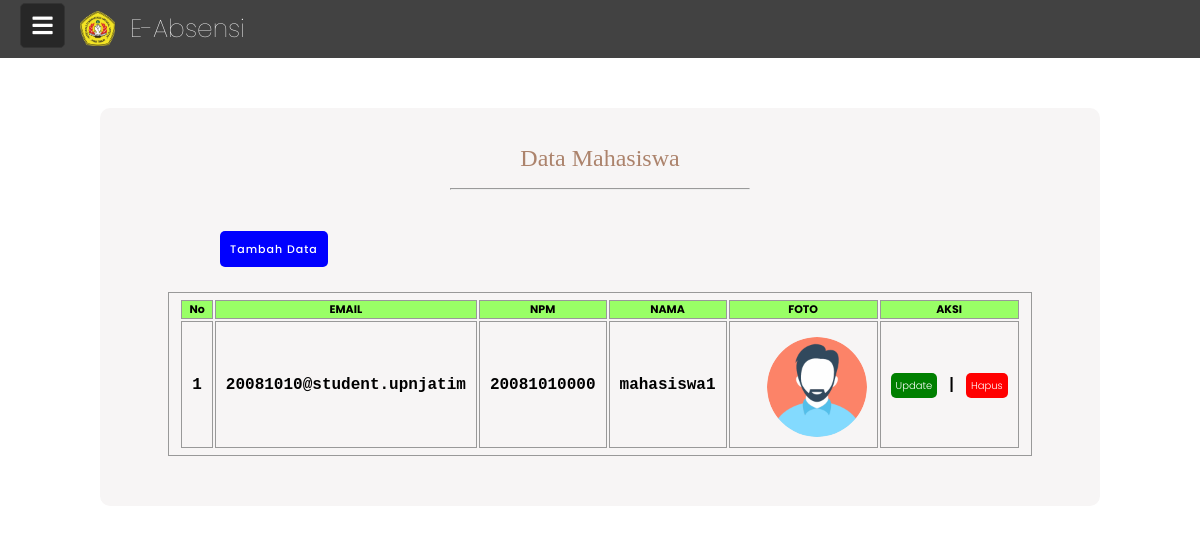
/admin/datamahasiswa.php, run on the app's committed database.
### tables this page shows
CREATE TABLE `mahasiswa` (
  `email` varchar(25) NOT NULL,
  `npm` char(11) NOT NULL,
  `nama` varchar(100) NOT NULL,
  `password` varchar(50) NOT NULL,
  `foto` varchar(200) NOT NULL
);

### admin/datamahasiswa.php (the view, shortened to what this page needs)
<!DOCTYPE html>
<html>
<head>
  <link rel="stylesheet" type="text/css" href="../asset/style-mahs.css">
  <link rel="stylesheet" href="https://cdnjs.cloudflare.com/ajax/libs/font-awesome/5.15.3/css/all.min.css">
</head>
<body>
    <div class="wrapper">
      <label for="btn" class="menu-btn">
        <i class="fas fa-bars"></i>
      </label>
          </div>
    <div class="header">
      <div class="name">E-Absensi</div>
        <div class="img"><a href="dasboardadmin.php"></div></a></div></div>
        <div class="formbody">
        <h3>Data Mahasiswa</h3>
        <hr><br>
        <a class="add-btn" href="<?php echo "tambahmahasiswa.php"; ?>">Tambah Data</a><br><br>
        <table class="table5">
                <tr bgcolor="99FF66">
                  <th>No</th>
                  <th>EMAIL</th>
                  <th>NPM</th>
                  <th>NAMA</th>
                  <th>FOTO</th>
                  <th>AKSI</th>
                </tr>
                <?php
                include "../config/koneksi.php";
                  $no = 1;
                  $data = mysqli_query($koneksi, "SELECT * FROM mahasiswa");
                 while($hasil = mysqli_fetch_array($data)){
                    ?>
                  <tr>
                    <td><?php echo $no++;  ?></td>
                    <td><?php echo $hasil['email'];  ?></td>
                    <td><?php echo $hasil['npm'];  ?></td>
                    <td><?php echo $hasil['nama'];  ?></td>
                    <td><?php echo "<img class='imgtable' src='../img/$hasil[foto]' width='70' height='90' />";?></td>
                    <td>
                      <a href="<?php echo "editmhs.php?npm=".$hasil['npm']; ?>" class="edit-btn"> Update</a>
                      |
                       <a onclick="if(confirm('Apakah anda yakin ingin menghapus data ini ??')){ location.href='hapusmhs.php?npm=<?php echo $hasil['npm']; ?>' }" class="hapus-btn"><span class="glyphicon glyphicon-remove">Hapus</a>
                    </td>
                  </tr>
        <?php
    }
    ?>
</table>
<br/><br/>
</div>
</body>
</html>

### asset/style-mahs.css (style rules this page uses)
* { margin: 0; padding: 0; box-sizing: border-box; font-family: 'Poppins', sans-serif; }
.wrapper { height: 100%; width: 300px; position: relative; }
.wrapper .menu-btn { position: absolute; left: 20px; top: 3px; background: #272727; color: #fff; height: 45px; width: 45px; z-index: 9999; border: 1px solid #333; border-radius: 5px; cursor: pointer; display: flex; align-items: center; justify-content: center; transition: all 0.3s ease; }
.wrapper .menu-btn i { position: absolute; transform: ; font-size: 23px; transition: all 0.3s ease; }
.header { background-color: #424242; padding-bottom: 10px; padding-left: 80px; padding-top: 10px; }
.header .name { font-size: 25px; font-weight: 100; color: white; padding-left: 50px; }
.img { background-image: url("img/logo.png"); background-size: cover; width: 35px; height: 35px; margin-top: -37px; margin-bottom: 2px; }
.header a { font-size: 20px; height: 100%; width: 100%; display: block; }
img { width: 100px; height: 100px; margin-left: 27px; margin-top: 10px; border: 4px solid #575D63; border-radius: 50%; }
.imgtable { width: 100px; height: 100px; border: -0px solid #575D63; }
h3 { text-align: center; margin-right: auto; margin-left: auto; font-family: 'Inknut Antiqua'; font-style: normal; font-weight: 300; font-size: 24px ; line-height: 100px; color: #AC836C; }
.formbody { background-color: #f7f5f5; width: 1000px; height: auto; margin-left: auto; margin-right: auto; margin-top: 50px; margin-bottom: 50px; border-radius: 10px; }
.add-btn { background: blue; color: #ffff; border: none; text-align: center; width: 90px; height: 25px; margin-left: 120px; padding: 10px 10px 10px 10px; font-size: 11px; font-weight: 500; letter-spacing: 1px; border-radius: 5px; cursor: pointer; transition: 0.3S; transition-property: background; text-decoration: none; }
.edit-btn { background: green; text-decoration: none; color: #ffff; border: none; text-align: center; height: 25px; padding: 5px 5px 5px 5px; font-size: 10px; font-weight: 300; border-radius: 5px; transition-property: background; }
.hapus-btn { background: red; text-decoration: none; color: #ffff; border: none; text-align: center; cursor: pointer; height: 25px; padding: 5px 5px 5px 5px; font-size: 10px; font-weight: 300; border-radius: 5px; transition-property: background; }
.table5 { margin-left: auto; margin-right: auto; margin-top: 7px; }
.table5, td { font-family: 'Courier'; font-weight: bold; text-align: left; font-size: 16px; border:1px solid #999; padding: 5px 10px; }
.table5, th { text-align: center; border:1px solid #999; font-size: 11px; }
hr { width: 30%; margin-top: -20px; margin-bottom: 20px; margin-left: auto; margin-right: auto; }

### data on the page
mahasiswa: email "20081010@student.upnjatim", npm "20081010000", nama "mahasiswa1", foto (placeholder picture)
